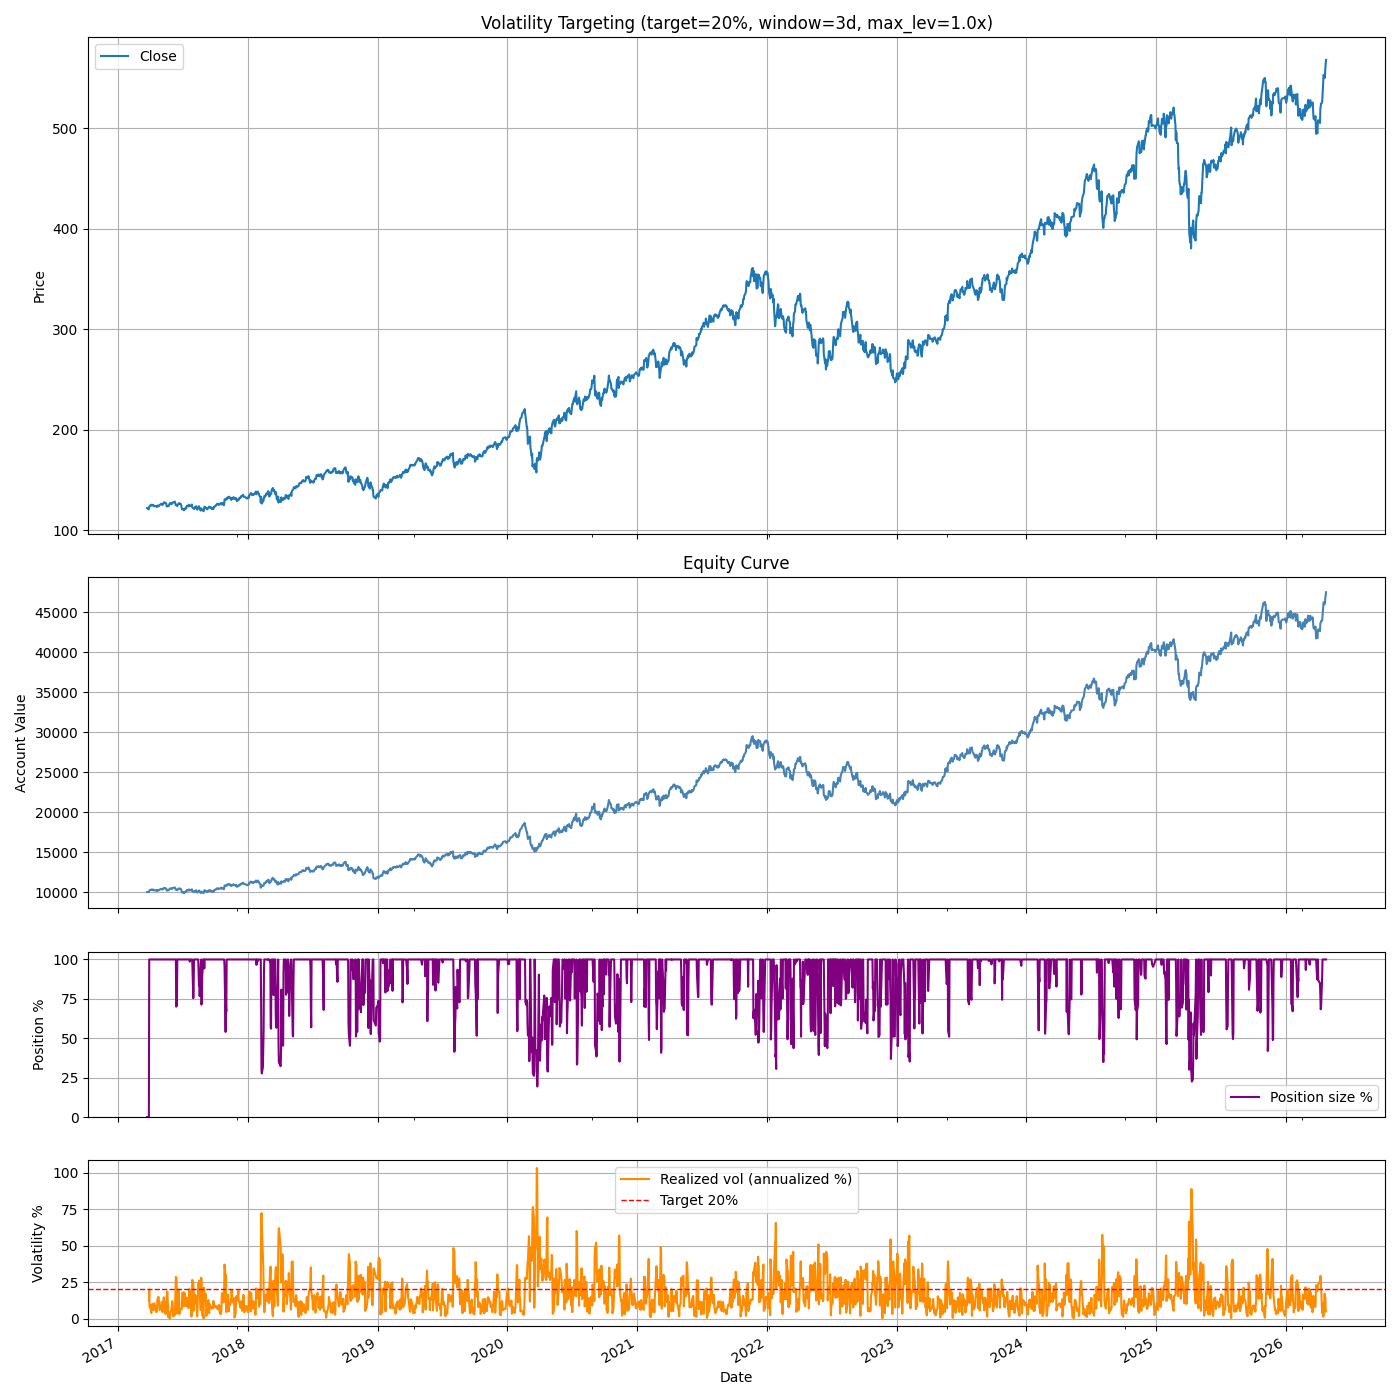

The Python source for this figure:
"""
Backtest QQQ - Volatility Targeting

Continuously sizes the position to maintain a target annualized volatility.
No binary in/out — position scales from 0% to 100% (or up to max_leverage).

position_size[t] = min(target_vol / realized_vol[t-1], max_leverage)

Where realized_vol = rolling std of daily returns * sqrt(252).

Position determined at end of day t-1 and applied on day t.
No rebalancing cost modeled (assumes liquid ETF).

Grid search: target_vol (0.10-0.25), vol_window (10-60), max_leverage (1.0-1.5)
"""

import os
import sys
import itertools
import pandas as pd
import numpy as np
import matplotlib.pyplot as plt

_ALGO_ROOT = os.path.dirname(os.path.dirname(os.path.abspath(__file__)))
if _ALGO_ROOT not in sys.path:
    sys.path.insert(0, _ALGO_ROOT)
from data_loader import load_ohlcv


def fetch_data(ticker='QQQ', period='5y'):
    return load_ohlcv(ticker, period=period)


def max_drawdown(equity):
    roll_max = equity.cummax()
    return ((equity - roll_max) / roll_max).min()


def compute_stats(equity_series, initial_capital, df=None):
    total_return = equity_series.iloc[-1] / initial_capital - 1.0
    years = (equity_series.index[-1] - equity_series.index[0]).days / 365.25
    cagr = (equity_series.iloc[-1] / initial_capital) ** (1 / years) - 1 if years > 0 else np.nan
    if df is not None and years > 0:
        bh_cagr = (float(df['Close'].iloc[-1]) / float(df['Close'].iloc[0])) ** (1 / years) - 1
    else:
        bh_cagr = np.nan
    md = max_drawdown(equity_series)
    return {
        'total_return': total_return, 'cagr': cagr, 'bh_cagr': bh_cagr,
        'max_drawdown': md,
    }


def print_stats(stats, initial_capital, equity_series, target_vol, vol_window, max_leverage, out_paths):
    print('Volatility Targeting backtest summary:')
    print(f'Initial capital:          {initial_capital:,.2f}')
    print(f'Target volatility:        {target_vol:.0%}')
    print(f'Vol window:               {vol_window} days')
    print(f'Max leverage:             {max_leverage:.1f}x')
    print(f'Final equity:             {equity_series.iloc[-1]:,.2f}')
    print(f'Total return:             {stats["total_return"]:.2%}')
    print(f'CAGR:                     {stats["cagr"]:.2%}')
    print(f'CAGR buy & hold:          {stats["bh_cagr"]:.2%}' if not pd.isna(stats['bh_cagr']) else 'CAGR buy & hold:          N/A')
    print(f'Max drawdown:             {stats["max_drawdown"]:.2%}')
    print(f'Plot:                     {out_paths["fig_path"]}')


def save_plots(df, equity_series, pos_size_series, realized_vol_series,
               target_vol, vol_window, max_leverage, out_dir):
    fig, axes = plt.subplots(4, 1, sharex=True, figsize=(14, 14),
                              gridspec_kw={'height_ratios': [3, 2, 1, 1]})
    ax_price, ax_equity, ax_pos, ax_vol = axes

    df['Close'].plot(ax=ax_price, label='Close')
    ax_price.set_title(f'Volatility Targeting (target={target_vol:.0%}, window={vol_window}d, max_lev={max_leverage}x)')
    ax_price.set_ylabel('Price')
    ax_price.legend()
    ax_price.grid(True)

    equity_series.plot(ax=ax_equity, color='steelblue')
    ax_equity.set_title('Equity Curve')
    ax_equity.set_ylabel('Account Value')
    ax_equity.grid(True)

    (pos_size_series * 100).plot(ax=ax_pos, color='purple', label='Position size %')
    ax_pos.set_ylabel('Position %')
    ax_pos.set_ylim(0, max_leverage * 100 + 5)
    ax_pos.grid(True)
    ax_pos.legend()

    (realized_vol_series * 100).plot(ax=ax_vol, color='darkorange', label='Realized vol (annualized %)')
    ax_vol.axhline(target_vol * 100, color='red', linestyle='--', linewidth=1, label=f'Target {target_vol:.0%}')
    ax_vol.set_ylabel('Volatility %')
    ax_vol.grid(True)
    ax_vol.legend()

    fig.tight_layout()
    out_fig = os.path.join(out_dir, 'backtest_vol_targeting.png')
    fig.savefig(out_fig)
    plt.close(fig)
    return out_fig


def run_backtest_vol_targeting(ticker='QQQ', period='5y', initial_capital=10000.0,
                                target_vol=0.15, vol_window=20, max_leverage=1.0,
                                verbose=True, df=None):
    out_dir = os.path.dirname(__file__)
    if df is None:
        df = fetch_data(ticker, period)
        df.index = pd.to_datetime(df.index)
        df = df[['Open', 'High', 'Low', 'Close', 'Volume']]
    if df.empty:
        raise ValueError('No data returned.')
    df = df.copy()

    returns = df['Close'].pct_change()
    realized_vol = returns.rolling(vol_window).std() * np.sqrt(252)

    # Position sized by previous day's volatility; clipped to [0, max_leverage]
    pos_size = (target_vol / realized_vol).clip(lower=0, upper=max_leverage)
    pos_size = pos_size.shift(1).fillna(0)  # use yesterday's vol for today's position
    pos_size = pos_size.fillna(0)

    strategy_returns = (pos_size * returns).fillna(0)
    equity_values = initial_capital * (1 + strategy_returns).cumprod()
    equity_series = pd.Series(equity_values.values, index=df.index)

    stats = compute_stats(equity_series, initial_capital, df=df)

    fig_path = None
    if verbose:
        fig_path = save_plots(df, equity_series, pos_size, realized_vol,
                               target_vol, vol_window, max_leverage, out_dir)
        print_stats(stats, initial_capital, equity_series, target_vol, vol_window,
                    max_leverage, {'fig_path': fig_path})

    def _f(v):
        return round(float(v), 3) if not pd.isna(v) else None

    return {
        'initial_capital': float(initial_capital),
        'final_equity': _f(equity_series.iloc[-1]),
        'total_return': _f(stats['total_return']),
        'cagr': _f(stats['cagr']),
        'bh_cagr': _f(stats['bh_cagr']),
        'max_drawdown': _f(stats['max_drawdown']),
        'n_trades_closed': 0,
        'win_rate': None,
        'avg_trade_return': None,
        'max_trade_gain': None,
        'max_trade_drop': None,
        'fig_path': fig_path,
        'trades_csv': None,
    }


def grid_search(ticker='QQQ', period='5y', initial_capital=10000.0,
                target_vol_values=(0.10, 0.12, 0.15, 0.18, 0.20, 0.25, 0.3, 0.35, 0.4),
                vol_window_values=(2, 3, 5, 7, 10, 20, 30, 40, 60),
                max_leverage_values=(1.0,),
                maximize='cagr'):
    combos = list(itertools.product(target_vol_values, vol_window_values, max_leverage_values))
    print(f'Grid search: {len(combos)} combinations...')
    print('Downloading data once...')
    raw_df = fetch_data(ticker, period)
    raw_df.index = pd.to_datetime(raw_df.index)
    raw_df = raw_df[['Open', 'High', 'Low', 'Close', 'Volume']]
    if raw_df.empty:
        raise ValueError('No data returned.')

    results = []
    for tv, vw, ml in combos:
        try:
            res = run_backtest_vol_targeting(
                initial_capital=initial_capital,
                target_vol=tv, vol_window=vw, max_leverage=ml,
                verbose=False, df=raw_df,
            )
            results.append({
                'target_vol': tv, 'vol_window': vw, 'max_leverage': ml,
                'cagr': res['cagr'], 'total_return': res['total_return'],
                'max_drawdown': res['max_drawdown'],
                'win_rate': None, 'n_trades': 0,
            })
        except Exception as e:
            print(f'  ERROR target_vol={tv},window={vw},leverage={ml}: {e}')

    results_df = pd.DataFrame(results).sort_values(maximize, ascending=False).reset_index(drop=True)
    print(f'\nTop 10 by {maximize}:')
    print(results_df.head(10).to_string(index=False))

    out_dir = os.path.dirname(__file__)
    csv_path = os.path.join(out_dir, 'grid_search_results.csv')
    results_df.to_csv(csv_path, index=False)
    print(f'\nFull results saved to: {csv_path}')

    best = results_df.iloc[0]
    print(f'\n--- Best parameters (by {maximize}) ---')
    print(f'  target_vol={best["target_vol"]:.0%}, vol_window={int(best["vol_window"])}, '
          f'max_leverage={best["max_leverage"]}x')
    print('Running full backtest with best parameters...\n')
    run_backtest_vol_targeting(
        initial_capital=initial_capital,
        target_vol=best['target_vol'],
        vol_window=int(best['vol_window']),
        max_leverage=best['max_leverage'],
        verbose=True, df=raw_df,
    )
    return results_df


if __name__ == '__main__':
    #res = run_backtest_vol_targeting(initial_capital=10000.0, target_vol=0.15, vol_window=20)
    #print('\nRESULT:', res)
    grid_search()
